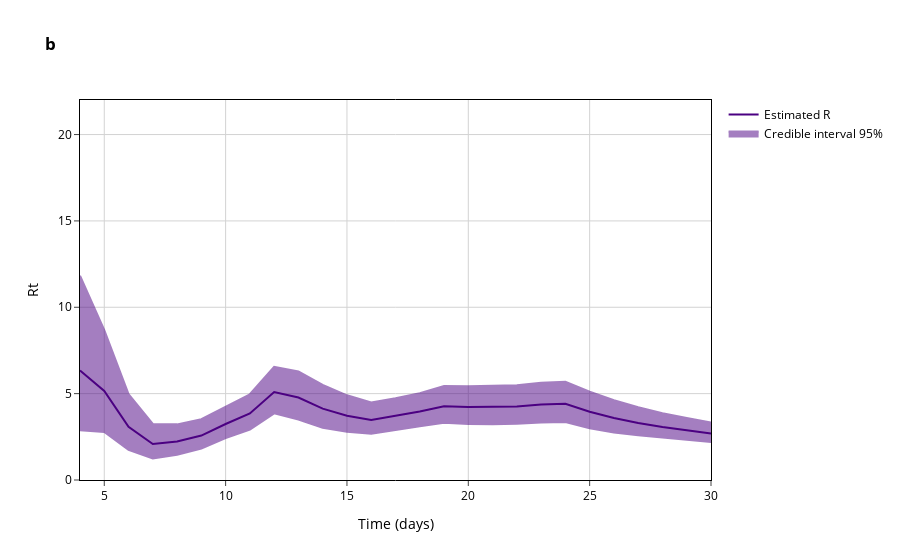

This figure's notebook cell:
### Code cell
fig_strict = go.Figure()

trace1 = go.Scatter(
            y=intervals_strict['Mean'],
            x=intervals_strict['Time Points'],
            mode='lines',
            name='Estimated R',
            line_color='indigo'
        )

trace2 = go.Scatter(
    x=list(intervals_strict['Time Points']) + list(intervals_strict['Time Points'])[::-1],
    y=list(intervals_strict['Lower bound CI']) + list(intervals_strict['Upper bound CI'])[::-1],
    fill='toself',
    fillcolor='indigo',
    line_color='indigo',
    opacity=0.5,
    mode='lines',
    name='Credible interval 95%',
)

fig_strict.add_trace(trace1)
fig_strict.add_trace(trace2)

fig_strict.update_layout(
    xaxis_title='Time (days)',
    yaxis_title='Rt',
    hovermode='x unified')
fig_strict.update_layout(plot_bgcolor='white', title='<b>b</b>', font=dict(size=12, color="Black"), yaxis_range=[0,22])
fig_strict.update_xaxes(
    mirror=True,
    ticks='outside',
    showline=True,
    linecolor='black',
    gridcolor='lightgrey'
)
fig_strict.update_yaxes(
    mirror=True,
    ticks='outside',
    showline=True,
    linecolor='black',
    gridcolor='lightgrey'
)

fig_strict.show()

first_week_strict = intervals_strict['Mean'][:7]

print('Average Rt over the first week = ', statistics.mean(first_week_strict))

### Figure 1 — Plotly figure (JSON) as saved in the notebook; plotly's stock layout.template omitted (floating-point values rounded to 4 significant figures)
{"data": [{"line": {"color": "indigo"}, "mode": "lines", "name": "Estimated R", "type": "scatter", "x": [4, 5, 6, 7, 8, 9, 10, 11, 12, 13, 14, 15, 16, 17, 18, 19, 20, 21, 22, 23, 24, 25, 26, 27, 28, 29, 30], "y": [6.339, 5.151, 3.078, 2.085, 2.226, 2.574, 3.242, 3.853, 5.089, 4.775, 4.133, 3.724, 3.471, 3.714, 3.963, 4.276, 4.23, 4.236, 4.26, 4.368, 4.408, 3.95, 3.589, 3.303, 3.067, 2.88, 2.698]}, {"fill": "toself", "fillcolor": "indigo", "line": {"color": "indigo"}, "mode": "lines", "name": "Credible interval 95%", "opacity": 0.5, "type": "scatter", "x": [4, 5, 6, 7, 8, 9, 10, 11, 12, 13, 14, 15, 16, 17, 18, 19, 20, 21, 22, 23, 24, 25, 26, 27, 28, 29, 30, 30, 29, 28, 27, 26, 25, 24, 23, 22, 21, 20, 19, 18, 17, 16, 15, 14, 13, 12, 11, 10, 9, 8, 7, 6, 5, 4], "y": [2.881, 2.781, 1.747, 1.241, 1.466, 1.825, 2.423, 2.922, 3.858, 3.501, 3.023, 2.796, 2.671, 2.909, 3.104, 3.314, 3.236, 3.23, 3.252, 3.334, 3.357, 3.0, 2.755, 2.584, 2.441, 2.325, 2.206, 3.323, 3.586, 3.869, 4.213, 4.623, 5.113, 5.694, 5.632, 5.493, 5.46, 5.424, 5.438, 5.023, 4.736, 4.491, 4.904, 5.509, 6.286, 6.544, 4.963, 4.247, 3.52, 3.221, 3.243, 4.973, 8.674, 11.83]}], "layout": {"font": {"color": "Black", "size": 12}, "hovermode": "x unified", "plot_bgcolor": "white", "title": {"text": "<b>b</b>"}, "xaxis": {"gridcolor": "lightgrey", "linecolor": "black", "mirror": true, "showline": true, "ticks": "outside", "title": {"text": "Time (days)"}}, "yaxis": {"gridcolor": "lightgrey", "linecolor": "black", "mirror": true, "range": [0, 22], "showline": true, "ticks": "outside", "title": {"text": "Rt"}}}}
